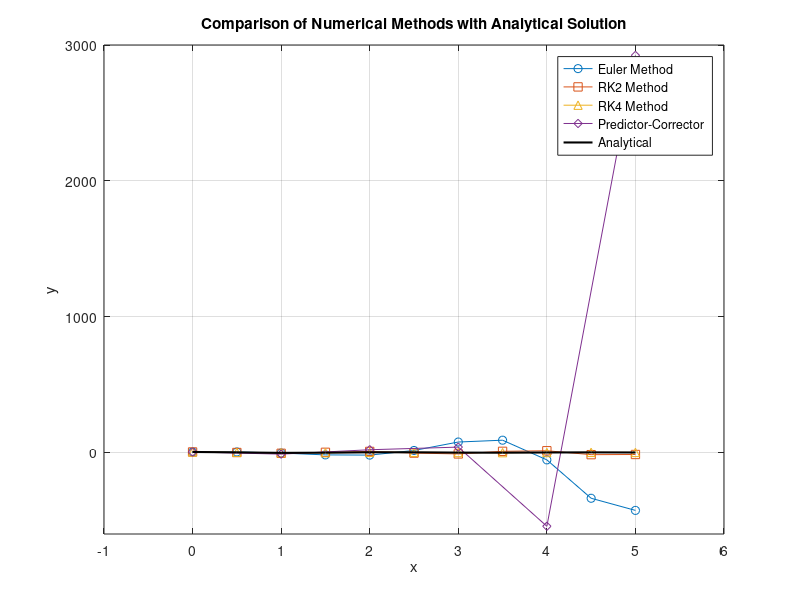

This chart was generated by the following MATLAB code:
% Given data
x = [0, 0.5, 1.0, 1.5, 2.0, 2.5, 3.0, 3.5, 4.0, 4.5, 5.0];

Euler_method = [4, 4.0, -4.0, -17.6, -19.12, 15.016000000000009, 77.15120000000002, 90.61384000000001, -54.26471200000003, -336.9073784000001, -426.2278208800001];
RK2_method = [4, 0.0, -5.779999999999999, 1.4738999999999995, 7.9762555, -4.163730652499997, -10.4639378811125, 8.68489495254618, 12.905742025308287, -15.84063742288284, -14.609434683735353];
RK4_method = [4.0, 1.0366666666666666, -2.427559569444445, -1.5571059083153358, 1.153883433742514, 1.4810149819151406, -0.2934816741803563, -1.1319238485945702, -0.18528624936464821, 0.724147919109534, 0.37820603488114213];
Predictor_corrector = [4.0, NaN, -12.0, NaN, 20.32, NaN, 39.70560000000002, NaN, -543.047552, NaN, 2923.33987584];

% Calculate analytical solution
y_analytical = exp(-0.3 .* x) .* (4 .* cos(sqrt(791)/10 .* x) + (12 / sqrt(791)) .* sin(sqrt(791)/10 .* x));

% Plotting
figure;
plot(x, Euler_method, '-o', 'DisplayName', 'Euler Method');
hold on;
plot(x, RK2_method, '-s', 'DisplayName', 'RK2 Method');
plot(x, RK4_method, '-^', 'DisplayName', 'RK4 Method');

% For Predictor-Corrector: only plot valid (non-NaN) values
x_pc = x(~isnan(Predictor_corrector));
y_pc = Predictor_corrector(~isnan(Predictor_corrector));
plot(x_pc, y_pc, '-d', 'DisplayName', 'Predictor-Corrector');

% Analytical solution
plot(x, y_analytical, '-k', 'LineWidth', 1.5, 'DisplayName', 'Analytical');

% Labels and display
xlabel('x');
ylabel('y');
title('Comparison of Numerical Methods with Analytical Solution');
legend('Location', 'best');
grid on;
axis([-1 6 -600 3000]);  % Adjusted axis limits
